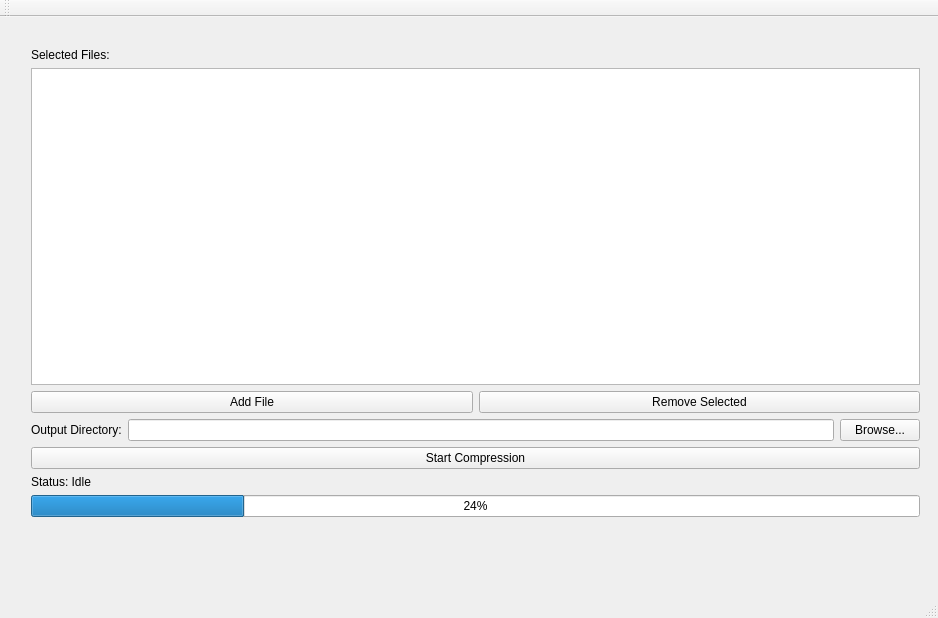
<?xml version="1.0" encoding="UTF-8"?>
<ui version="4.0">
 <class>FileCompressorGUIClass</class>
 <widget class="QMainWindow" name="FileCompressorGUIClass">
  <property name="geometry">
   <rect>
    <x>0</x>
    <y>0</y>
    <width>938</width>
    <height>618</height>
   </rect>
  </property>
  <property name="windowTitle">
   <string>FileCompressorGUI</string>
  </property>
  <widget class="QWidget" name="centralWidget">
   <widget class="QWidget" name="verticalLayoutWidget">
    <property name="geometry">
     <rect>
      <x>20</x>
      <y>20</y>
      <width>911</width>
      <height>491</height>
     </rect>
    </property>
    <layout class="QVBoxLayout" name="verticalLayout">
     <item>
      <widget class="QLabel" name="label">
       <property name="text">
        <string>Selected Files:</string>
       </property>
      </widget>
     </item>
     <item>
      <widget class="QListWidget" name="fileList"/>
     </item>
     <item>
      <layout class="QHBoxLayout" name="horizontalLayout">
       <item>
        <widget class="QPushButton" name="addFileBtn">
         <property name="text">
          <string>Add File</string>
         </property>
        </widget>
       </item>
       <item>
        <widget class="QPushButton" name="removeFileBtn">
         <property name="text">
          <string>Remove Selected</string>
         </property>
        </widget>
       </item>
      </layout>
     </item>
     <item>
      <layout class="QHBoxLayout" name="horizontalLayout_3">
       <item>
        <widget class="QLabel" name="label_2">
         <property name="text">
          <string>Output Directory:</string>
         </property>
        </widget>
       </item>
       <item>
        <widget class="QLineEdit" name="lineEdit">
         <property name="readOnly">
          <bool>true</bool>
         </property>
        </widget>
       </item>
       <item>
        <widget class="QPushButton" name="browseBtn">
         <property name="text">
          <string>Browse...</string>
         </property>
        </widget>
       </item>
      </layout>
     </item>
     <item>
      <widget class="QPushButton" name="compressBtn">
       <property name="text">
        <string>Start Compression</string>
       </property>
      </widget>
     </item>
     <item>
      <widget class="QLabel" name="statusLabes">
       <property name="text">
        <string>Status: Idle</string>
       </property>
      </widget>
     </item>
     <item>
      <widget class="QProgressBar" name="progressBar">
       <property name="value">
        <number>24</number>
       </property>
      </widget>
     </item>
    </layout>
   </widget>
  </widget>
  <widget class="QMenuBar" name="menuBar">
   <property name="geometry">
    <rect>
     <x>0</x>
     <y>0</y>
     <width>938</width>
     <height>22</height>
    </rect>
   </property>
  </widget>
  <widget class="QToolBar" name="mainToolBar">
   <attribute name="toolBarArea">
    <enum>TopToolBarArea</enum>
   </attribute>
   <attribute name="toolBarBreak">
    <bool>false</bool>
   </attribute>
  </widget>
  <widget class="QStatusBar" name="statusBar"/>
 </widget>
 <layoutdefault spacing="6" margin="11"/>
 <resources>
  <include location="FileCompressorGUI.qrc"/>
 </resources>
 <connections/>
</ui>
